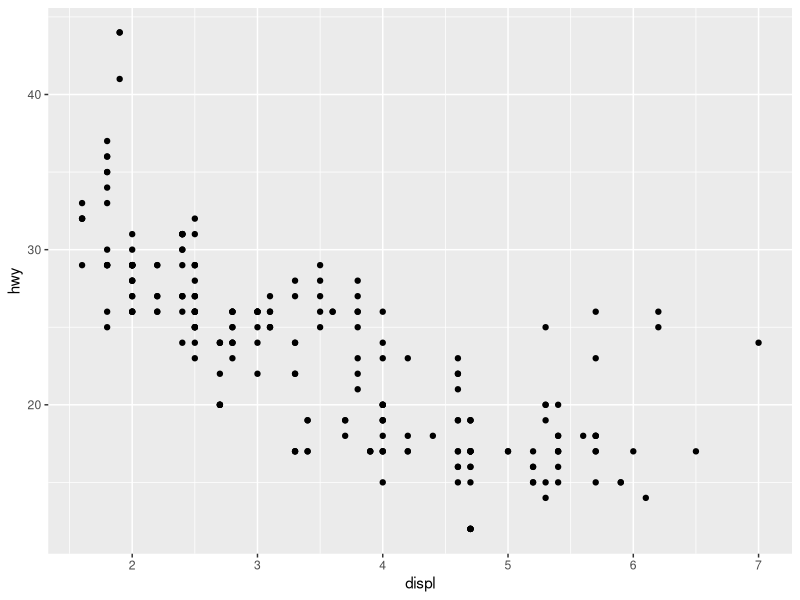
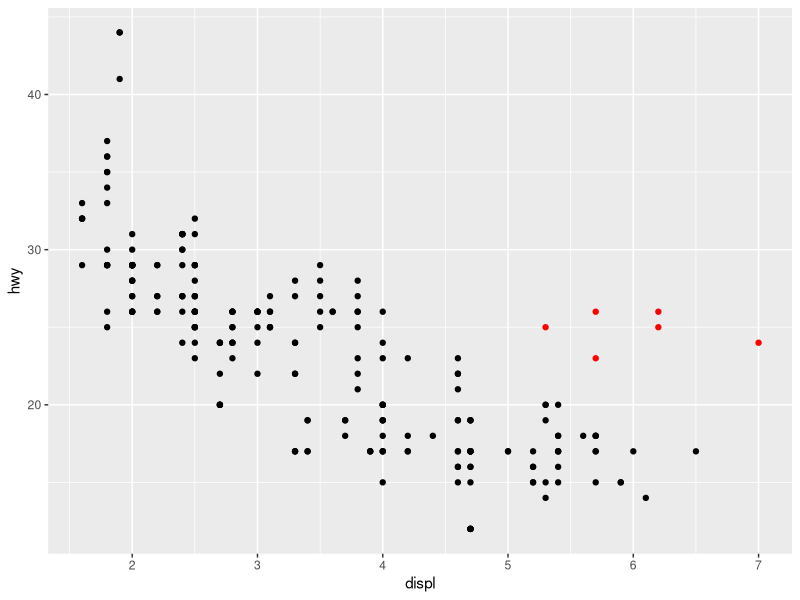
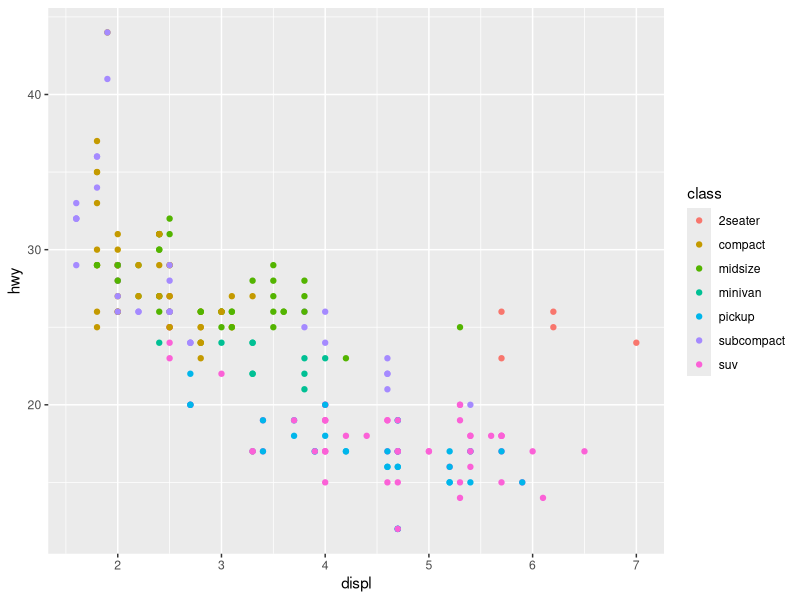
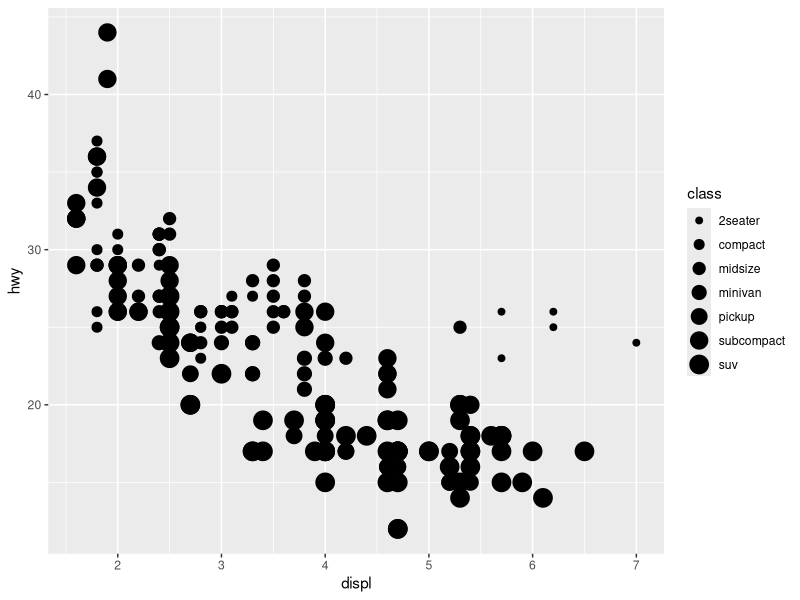
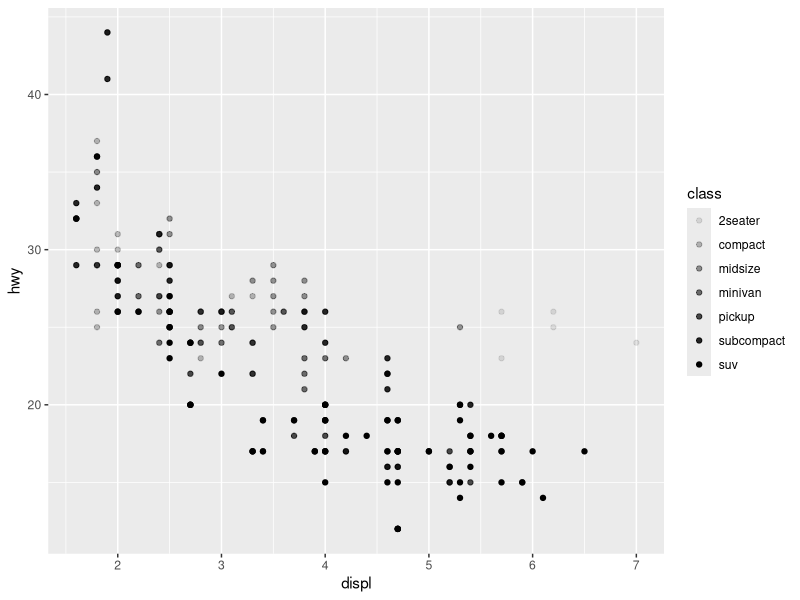
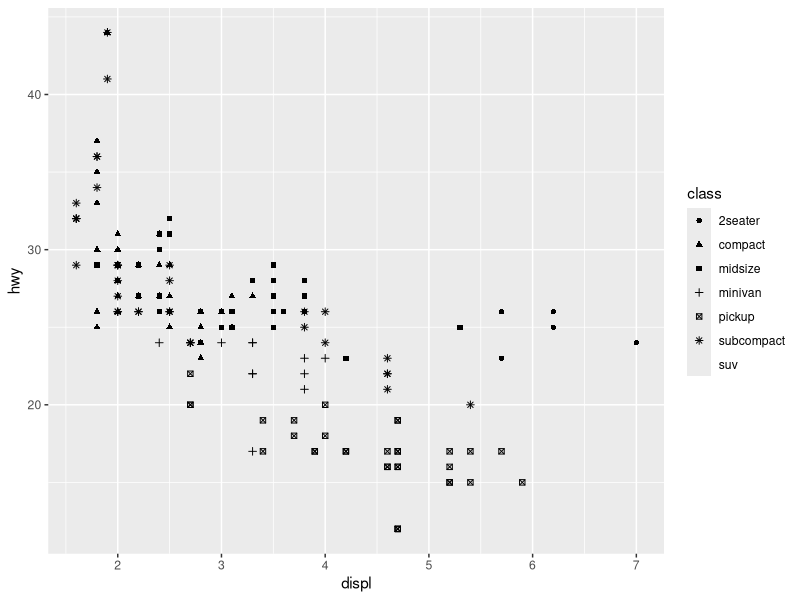
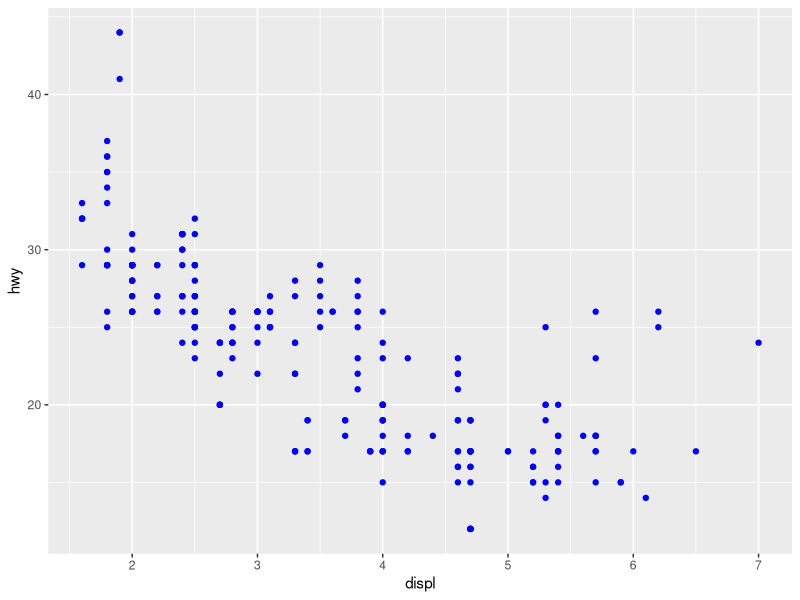
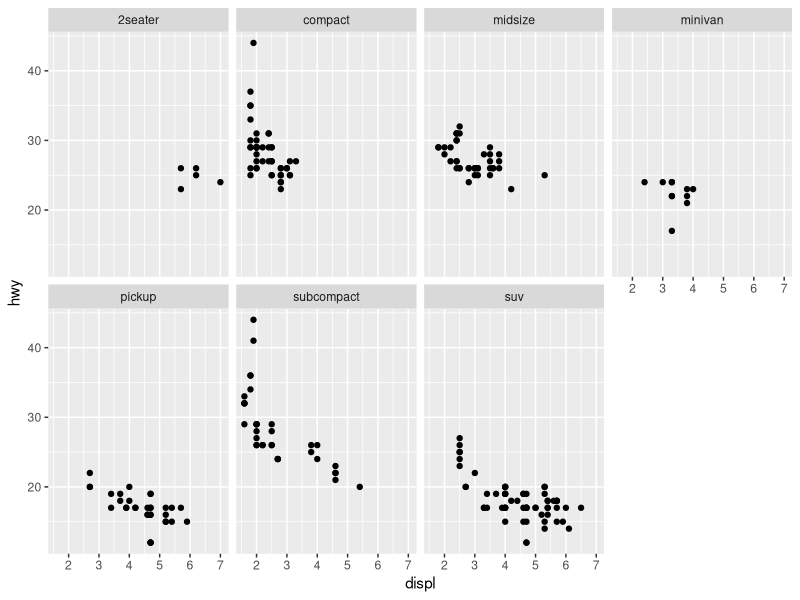

Source code (R) for these figures, in order:
## ---- chunk 1
#| echo: false
## ---- chunk 2
library(tidyverse)
## ---- chunk 3
str(mpg)
## ---- chunk 4
ggplot(data = mpg) +
  geom_point(mapping = aes(x = displ, y = hwy))
## ---- chunk 5
p_mpg <- mpg %>% mutate(mapcol = ifelse(hwy>20 & displ>5, "red","black"))
ggplot(p_mpg) +
  geom_point(aes(x = displ, y = hwy, col = mapcol)) +
  scale_color_identity()
## ---- chunk 6
ggplot(data = mpg) +
  geom_point(mapping = aes(x = displ, y = hwy, color = class))
## ---- chunk 7
ggplot(data = mpg) +
  geom_point(mapping = aes(x = displ, y = hwy, size = class))
## ---- chunk 8
ggplot(data = mpg) +
  geom_point(mapping = aes(x = displ, y = hwy, alpha = class))
## ---- chunk 9
ggplot(data = mpg) +
  geom_point(mapping = aes(x = displ, y = hwy, shape = class))
## ---- chunk 10
ggplot(data = mpg) +
  geom_point(mapping = aes(x = displ, y = hwy), color = "blue")
## ---- chunk 11
ggplot(data = mpg) +
  geom_point(mapping = aes(x = displ, y = hwy)) +
  facet_wrap(~ class, nrow = 2)
## ---- chunk 12
ggplot(data = mpg) +
  geom_point(mapping = aes(x = displ, y = hwy)) +
  facet_grid(drv ~ cyl)
## ---- chunk 13
ggplot(data = mpg) +
  geom_point(mapping = aes(x = displ, y = hwy)) +
  facet_grid(. ~ cyl)
## ---- chunk 14
#| out-width: "100%"
#| layout-ncol: 2

ggplot(data = mpg) +
  ggtitle("geom_point") +
  geom_point(mapping = aes(x = displ, y = hwy))

ggplot(data = mpg) +
  ggtitle("geom_smooth") +
  geom_smooth(mapping = aes(x = displ, y = hwy))
## ---- chunk 15
ggplot(data = mpg) +
  geom_smooth(mapping = aes(x = displ, y = hwy, linetype = drv))
## ---- chunk 16
ggplot(data = mpg) +
  geom_smooth(mapping = aes(x = displ, y = hwy))
## ---- chunk 17
ggplot(data = mpg) +
  geom_smooth(mapping = aes(x = displ, y = hwy, group = drv))
## ---- chunk 18
ggplot(data = mpg) +
  geom_smooth(mapping = aes(x = displ, y = hwy, color = drv),
              show.legend = FALSE)
## ---- chunk 19
ggplot(data = mpg, mapping = aes(x = displ, y = hwy)) +
  geom_point() +
  geom_smooth()
## ---- chunk 20
ggplot(data = mpg, mapping = aes(x = displ, y = hwy)) +
  geom_point(mapping = aes(color = class)) +
  geom_smooth(
    data = filter(mpg, class == "subcompact"),
    se = FALSE
  )
## ---- chunk 21
ggplot(data = diamonds) +
  geom_bar(mapping = aes(x = cut))
## ---- chunk 22
demo <- tribble (
  ~a, ~b,
  "bar_1", 20,
  "bar_2", 30,
  "bar_3", 40
)

ggplot(data = demo) +
  geom_bar(mapping = aes(x = a, y = b), stat = "identity")
## ---- chunk 23
ggplot(data = diamonds) +
  geom_bar(aes(x = cut, y = after_stat(prop), group = 1))
## ---- chunk 24
ggplot(data = diamonds) +
  stat_summary(
    mapping = aes(x = cut, y = depth),
    fun.min = min,
    fun.max = max,
    fun = median
  )
## ---- chunk 25
ggplot(data = diamonds) +
  geom_bar(aes(x = cut, fill = clarity))
## ---- chunk 26
ggplot(data = diamonds) +
  geom_bar(aes(x = cut, fill = clarity), position = "identity")
## ---- chunk 27
ggplot(data = diamonds,
       mapping = aes(x = cut, fill = clarity)) +
  geom_bar(alpha = 1/5, position = "identity")
## ---- chunk 28
ggplot(data = diamonds,
       mapping = aes(x = cut, color = clarity)) +
  geom_bar(fill = NA, position = "identity")
## ---- chunk 29
ggplot(data = diamonds) +
  geom_bar(aes(x = cut, fill = clarity), position = "fill")
## ---- chunk 30
ggplot(data = diamonds) +
  geom_bar(aes(x = cut, fill = clarity), position = "dodge")
## ---- chunk 31
ggplot(data = mpg) +
  geom_point(
    mapping = aes(x = displ, y = hwy),
    position = "jitter"
  )
## ---- chunk 32
ggplot(data = mpg) +
  geom_boxplot(
    mapping = aes(x = class, y = hwy)
  )

ggplot(data = mpg) +
  geom_boxplot(
    mapping = aes(x = class, y = hwy)
  ) +
  coord_flip()
## ---- chunk 33
# install.packages("maps")
library(maps)

nz <- map_data("nz")

ggplot(nz, aes(long, lat, group = group)) +
  geom_polygon(fill = "white", color = "black")

ggplot(nz, aes(long, lat, group = group)) +
  geom_polygon(fill = "white", color = "black") +
  coord_quickmap()
## ---- chunk 34
bar <- ggplot(data = diamonds) +
  geom_bar(
    mapping = aes(x = cut, fill = cut),
    show.legend = FALSE,
    width = 1
  ) +
  theme(aspect.ratio = 1) +
  labs(x = NULL, y = NULL)

bar + coord_flip()
bar + coord_polar()
## ---- chunk 35
diamonds

ggplot(data = diamonds)
## ---- chunk 36
diamonds %>% group_by(cut) %>% summarise(count = n())

ggplot(data = diamonds) +
  stat_count(aes(x = cut))
## ---- chunk 37
ggplot(data = diamonds, aes(x = cut)) +
  geom_bar()
## ---- chunk 38
ggplot(data = diamonds, aes(x = cut)) +
  geom_bar(aes(fill = after_stat(count)), show.legend = FALSE)
## ---- chunk 39
ggplot(data = diamonds, aes(x = cut)) +
  geom_bar(aes(fill = clarity))
## ---- chunk 40
ggplot(data = diamonds, aes(x = cut)) +
  geom_bar(aes(fill = clarity)) +
  coord_flip()
